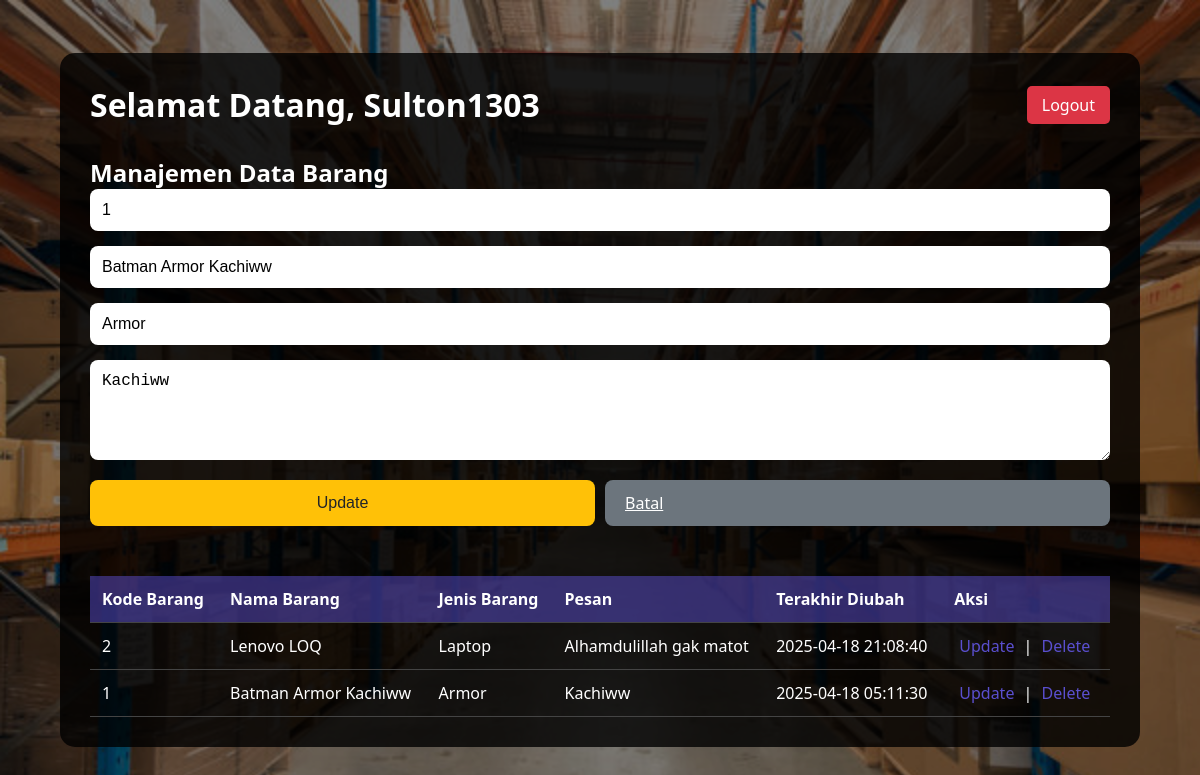
The app's page /dashboard.php?edit=1 (signed in) with its own data.
### tables this page shows
CREATE TABLE `barang` (
  `id` int(11) NOT NULL,
  `kode_barang` varchar(20) NOT NULL,
  `nama_barang` varchar(100) NOT NULL,
  `jenis_barang` varchar(50) NOT NULL,
  `pesan` text NOT NULL,
  `created_at` timestamp NOT NULL DEFAULT current_timestamp() ON UPDATE current_timestamp(),
  `updated_at` datetime NOT NULL DEFAULT '0000-00-00 00:00:00' ON UPDATE current_timestamp()
);

### dashboard.php (the view, shortened to what this page needs)
<?php
include('db.php');
$edit_data = null;
if (isset($_GET['edit'])) {
    $id = $_GET['edit'];
    $result = $conn->query("SELECT * FROM barang WHERE id=$id");
    $edit_data = $result->fetch_assoc();
}
?>
<!DOCTYPE html>
<html>
<head>
    <link rel="stylesheet" href="./assets/style.css">
</head>
<body>
    <div class="dashboard-container">
        <header>
            <h1>Selamat Datang, <?php echo $_SESSION['username']; ?></h1>
            <a href="logout.php" class="logout-btn">Logout</a>
        </header>
        <div class="data-barang-container">
            <h2>Manajemen Data Barang</h2>
            <form method="POST" class="barang-form">
                <div class="form-group">
                    <input type="text" name="kode_barang" placeholder="Kode Barang"
                           value="<?php echo $edit_data ? $edit_data['kode_barang'] : ''; ?>" required>
                </div>
                <div class="form-group">
                    <input type="text" name="nama_barang" placeholder="Nama Barang"
                           value="<?php echo $edit_data ? $edit_data['nama_barang'] : ''; ?>" required>
                </div>
                <div class="form-group">
                    <input type="text" name="jenis_barang" placeholder="Jenis Barang"
                           value="<?php echo $edit_data ? $edit_data['jenis_barang'] : ''; ?>" required>
                </div>
                <div class="form-group">
                    <textarea name="pesan" placeholder="Pesan"><?php echo $edit_data ? $edit_data['pesan'] : ''; ?></textarea>
                </div>
                <div class="action-buttons">
                    <?php if ($edit_data): ?>
                        <button type="submit" name="update" class="btn update">Update</button>
                        <a href="dashboard.php" class="btn cancel">Batal</a>
                    <?php else: ?>
                        <button type="submit" name="insert" class="btn insert">Insert</button>
                    <?php endif; ?>
                </div>
            </form>
            <div class="table-container">
                <table>
                    <thead>
                        <tr>
                            <th>Kode Barang</th>
                            <th>Nama Barang</th>
                            <th>Jenis Barang</th>
                            <th>Pesan</th>
                            <th>Terakhir Diubah</th>
                            <th>Aksi</th>
                        </tr>
                    </thead>
                    <tbody>
                        <?php
                        $query = "SELECT * FROM barang ORDER BY updated_at DESC";
                        $result = $conn->query($query);
                        if ($result->num_rows > 0) {
                            while($row = $result->fetch_assoc()) {
                                echo "<tr>
                                    <td>".htmlspecialchars($row['kode_barang'])."</td>
                                    <td>".htmlspecialchars($row['nama_barang'])."</td>
                                    <td>".htmlspecialchars($row['jenis_barang'])."</td>
                                    <td>".nl2br(htmlspecialchars($row['pesan']))."</td>
                                    <td>".$row['updated_at']."</td>
                                    <td>
                                        <a href='?edit=".$row['id']."'>Update</a> |
                                        <a href='?delete=".$row['id']."' onclick=\"return confirm('Yakin ingin menghapus?')\">Delete</a>
                                    </td>
                                </tr>";
                            }
                        } else {
                            echo "<tr><td colspan='6'>Tidak ada data barang</td></tr>";
                        }
                        ?>
                    </tbody>
                </table>
            </div>
        </div>
    </div>
</body>
</html>

### assets/style.css (style rules this page uses)
* { margin: 0; padding: 0; box-sizing: border-box; }
body { font-family: "Segoe UI", Tahoma, Geneva, Verdana, sans-serif; display: flex; justify-content: center; align-items: center; height: 100vh; position: relative; overflow: hidden; }
.dashboard-container { width: 90%; max-width: 1200px; margin: 20px auto; background-color: rgba(0, 0, 0, 0.8); padding: 30px; border-radius: 15px; color: white; }
header { display: flex; justify-content: space-between; align-items: center; margin-bottom: 30px; }
.logout-btn { color: #fff; background-color: #dc3545; padding: 8px 15px; border-radius: 5px; text-decoration: none; transition: background-color 0.3s; }
.barang-form { margin-bottom: 30px; }
.form-group { margin-bottom: 15px; }
.form-group input, .form-group textarea { width: 100%; padding: 12px; border: none; border-radius: 8px; font-size: 16px; }
.form-group textarea { min-height: 100px; resize: vertical; }
.action-buttons { display: flex; gap: 10px; margin-top: 15px; }
.btn { padding: 12px 20px; border: none; border-radius: 8px; color: white; font-size: 16px; cursor: pointer; transition: all 0.3s; flex: 1; }
.btn.update { background-color: #ffc107; color: #212529; }
.table-container { overflow-x: auto; }
table { width: 100%; border-collapse: collapse; margin-top: 20px; }
table th, table td { padding: 12px; text-align: left; border-bottom: 1px solid #444; }
table th { background-color: rgba(90, 79, 207, 0.5); }
table a { color: #5a4fcf; text-decoration: none; margin: 0 5px; }
.btn.cancel { background-color: #6c757d; color: white; }

### records on screen
barang: kode_barang "1", nama_barang "Batman Armor Kachiww", jenis_barang "Armor", pesan "Kachiww", updated_at "2025-04-18 05:11:30"
barang: kode_barang "2", nama_barang "Lenovo LOQ", jenis_barang "Laptop", pesan "Alhamdulillah gak matot", updated_at "2025-04-18 21:08:40"

### other values on screen
$_SESSION['username'] "Sulton1303"
